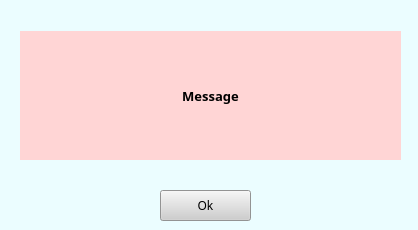
<?xml version="1.0" encoding="UTF-8"?>
<ui version="4.0">
 <class>QtMessageBox</class>
 <widget class="QWidget" name="QtMessageBox">
  <property name="geometry">
   <rect>
    <x>0</x>
    <y>0</y>
    <width>418</width>
    <height>230</height>
   </rect>
  </property>
  <property name="windowTitle">
   <string>Warning</string>
  </property>
  <property name="styleSheet">
   <string notr="true">background-color: rgb(235, 253, 255);</string>
  </property>
  <widget class="QWidget" name="verticalLayoutWidget">
   <property name="geometry">
    <rect>
     <x>20</x>
     <y>20</y>
     <width>381</width>
     <height>151</height>
    </rect>
   </property>
   <layout class="QVBoxLayout" name="verticalLayout">
    <property name="spacing">
     <number>0</number>
    </property>
    <property name="sizeConstraint">
     <enum>QLayout::SetDefaultConstraint</enum>
    </property>
    <property name="leftMargin">
     <number>0</number>
    </property>
    <property name="rightMargin">
     <number>0</number>
    </property>
    <item>
     <widget class="QLabel" name="outputMessage">
      <property name="sizePolicy">
       <sizepolicy hsizetype="Maximum" vsizetype="Preferred">
        <horstretch>0</horstretch>
        <verstretch>0</verstretch>
       </sizepolicy>
      </property>
      <property name="maximumSize">
       <size>
        <width>400</width>
        <height>153</height>
       </size>
      </property>
      <property name="font">
       <font>
        <family>Bahnschrift SemiBold</family>
        <pointsize>10</pointsize>
        <weight>75</weight>
        <bold>true</bold>
       </font>
      </property>
      <property name="layoutDirection">
       <enum>Qt::LeftToRight</enum>
      </property>
      <property name="autoFillBackground">
       <bool>false</bool>
      </property>
      <property name="styleSheet">
       <string notr="true">background-color: rgb(255, 213, 213);
border-color: rgb(255, 0, 0);
border:20;</string>
      </property>
      <property name="text">
       <string>Message</string>
      </property>
      <property name="alignment">
       <set>Qt::AlignCenter</set>
      </property>
      <property name="wordWrap">
       <bool>true</bool>
      </property>
     </widget>
    </item>
   </layout>
  </widget>
  <widget class="QPushButton" name="okBtn">
   <property name="geometry">
    <rect>
     <x>160</x>
     <y>190</y>
     <width>91</width>
     <height>31</height>
    </rect>
   </property>
   <property name="sizePolicy">
    <sizepolicy hsizetype="Preferred" vsizetype="Fixed">
     <horstretch>50</horstretch>
     <verstretch>0</verstretch>
    </sizepolicy>
   </property>
   <property name="maximumSize">
    <size>
     <width>100</width>
     <height>16777215</height>
    </size>
   </property>
   <property name="font">
    <font>
     <family>Bahnschrift SemiBold</family>
    </font>
   </property>
   <property name="styleSheet">
    <string notr="true">background-color: rgb(206, 206, 206);</string>
   </property>
   <property name="text">
    <string>Ok</string>
   </property>
  </widget>
 </widget>
 <layoutdefault spacing="6" margin="11"/>
 <resources/>
 <connections/>
</ui>
